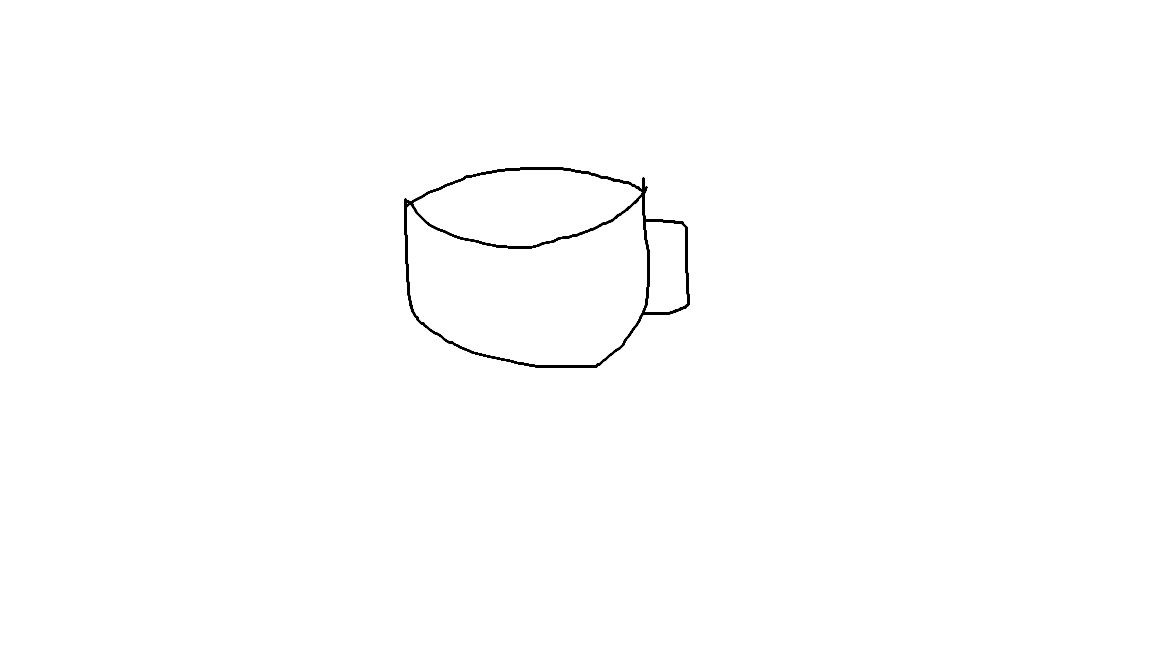
#> input picture samples/sketches/mug.png, 1152 x 648 px, found by its file name
$ python run_p1_p2.py samples/sketches/mug.png
#> lines starting #> are read from the running program, lines starting #| are printed output that depends on the picture; after the words box and inside, x2 and y2 are one past the last pixel; in counts of white or black regions, pixels touching at a corner belong together
#> in prepare_sketch, img is the input picture: PIL image 1152x648 RGBA; mean R, G, B, A 253.8, 253.8, 253.8, 255
### src/preprocess.py
"""P2: Preprocessing.

    prepare_sketch(img)  -> RGB 512x512, WHITE strokes on BLACK (ControlNet scribble format)
    prepare_for_3d(img)  -> RGBA 512x512, background removed, object centred (for image-to-3D)

Shared contract:
    def prepare_sketch(img: Image.Image) -> Image.Image
    def prepare_for_3d(img: Image.Image) -> Image.Image

Edge cases raise readable exceptions (both subclass ValueError) that P4 can show in the UI:
    EmptySketchError   blank canvas / invisible strokes / drawing far too small
    SegmentationError  no object could be found in the image
"""
from __future__ import annotations

import logging

import cv2
import numpy as np
from PIL import Image, ImageOps

log = logging.getLogger(__name__)

SKETCH_SIZE = 512
SKETCH_MARGIN = 0.15          # empty margin around the drawing, per side (fraction of drawing size)
MIN_CONTRAST = 30             # a sketch needs at least this much gray-level contrast
MIN_STROKE_FRACTION = 0.0003  # strokes must cover at least this fraction of the canvas
MIN_STROKE_EXTENT_PX = 12     # drawing must be at least this many pixels wide or tall
MIN_FOREGROUND_FRACTION = 0.01  # a cut-out smaller than 1% of the image counts as "failed"


class EmptySketchError(ValueError):
    """The sketch is blank, too faint, or too small to use."""


class SegmentationError(ValueError):
    """No foreground object could be isolated from the image."""


_rembg_session = None


def _to_pil(img) -> Image.Image:
    if isinstance(img, np.ndarray):
        return Image.fromarray(img)
    if not isinstance(img, Image.Image):
        raise TypeError("Expected a PIL image or numpy array.")
    return img


def _flatten_to_rgb(img: Image.Image) -> Image.Image:
    """Composite transparency onto white and return RGB."""
    if img.mode == "P" and "transparency" in img.info:
        img = img.convert("RGBA")
    if img.mode in ("RGBA", "LA"):
        rgba = img.convert("RGBA")
        bg = Image.new("RGBA", rgba.size, (255, 255, 255, 255))
        return Image.alpha_composite(bg, rgba).convert("RGB")
    return img.convert("RGB")


# ----------------------------------------------------------------------------
# prepare_sketch
# ----------------------------------------------------------------------------
def _border_median(gray: np.ndarray) -> float:
    b = max(2, int(0.02 * min(gray.shape)))
    border = np.concatenate([gray[:b].ravel(), gray[-b:].ravel(),
                             gray[:, :b].ravel(), gray[:, -b:].ravel()])
    return float(np.median(border))


def _stroke_mask(img: Image.Image) -> np.ndarray:
    """uint8 mask, 255 where there are strokes, for any kind of user sketch."""
    if img.mode == "P" and "transparency" in img.info:
        img = img.convert("RGBA")
    if img.mode in ("RGBA", "LA"):
        rgba = img.convert("RGBA")
        alpha = np.array(rgba.getchannel("A"))
#> alpha: shape (648, 1152); every value is 255
        if (alpha < 10).mean() > 0.30:
            # transparent canvas (e.g. Gradio sketchpad): the strokes live in the alpha channel,
            # whatever colour the brush had
            return np.where(alpha > 40, 255, 0).astype(np.uint8)
        img = Image.alpha_composite(Image.new("RGBA", rgba.size, (255, 255, 255, 255)), rgba)

    gray = np.array(img.convert("L"))
    gray = cv2.GaussianBlur(gray, (3, 3), 0)                      # noise reduction
    if int(gray.max()) - int(gray.min()) < MIN_CONTRAST:
        raise EmptySketchError("The sketch looks empty. Please draw something first.")
    gray = np.array(ImageOps.autocontrast(Image.fromarray(gray), cutoff=1))  # contrast

    if _border_median(gray) > 127:
        # light paper, dark strokes: remove uneven lighting (e.g. a photo of paper), then invert
        k = max(15, (min(gray.shape) // 30) | 1)
#> k = 21
        kernel = cv2.getStructuringElement(cv2.MORPH_ELLIPSE, (k, k))
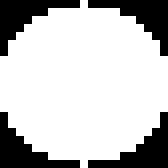
#> kernel: shape (21, 21) (shown 8 times larger); values 0 (black) and 1 (white), 75.5% white; 4 black regions, box (x1, y1, x2, y2) and area: (0, 0, 10, 7) 27, (11, 0, 21, 7) 27, (0, 14, 10, 21) 27, (11, 14, 21, 21) 27
        paper = cv2.morphologyEx(gray, cv2.MORPH_CLOSE, kernel)
        gray = 255 - cv2.divide(gray, np.maximum(paper, 1), scale=255)
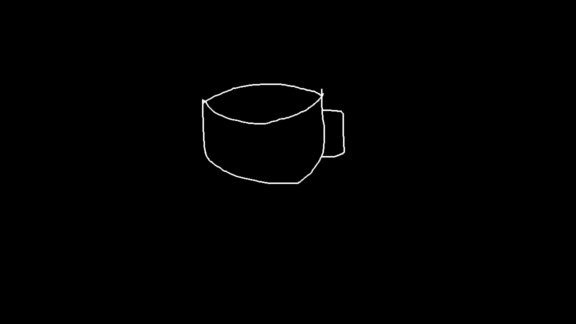
#> gray: shape (648, 1152) (shown at 1/2 size); min 0, max 255, mean 1.2
    # now strokes are bright
    _, mask = cv2.threshold(gray, 0, 255, cv2.THRESH_BINARY + cv2.THRESH_OTSU)
#> mask: shape (648, 1152); 0.48% white; 1 white region, box (x1, y1, x2, y2) and area: (404, 167, 690, 368) 3595
    return mask


def _remove_specks(mask: np.ndarray) -> np.ndarray:
    n, labels, stats, _ = cv2.connectedComponentsWithStats(mask, connectivity=8)
#> n = 2; stats = [[0, 0, 1152, 648, 742901], [404, 167, 286, 201, 3595]]
    min_area = max(12, int(5e-5 * mask.size))
    keep = np.zeros_like(mask)
    for i in range(1, n):
        if stats[i, cv2.CC_STAT_AREA] >= min_area:
            keep[labels == i] = 255
    return keep


def prepare_sketch(img, size: int = SKETCH_SIZE, white_on_black: bool = True) -> Image.Image:
    """Any sketch (drawn or uploaded) -> clean, centred, square scribble image.

    Steps: transparency handling, noise reduction, contrast adjustment, polarity detection
    (dark-on-light or light-on-dark), thresholding, speck removal, crop to the drawing,
    square padding with margin, resize, stroke thickening.
    """
    img = _to_pil(img)
    mask = _remove_specks(_stroke_mask(img))

    if (mask > 0).mean() < MIN_STROKE_FRACTION:
        raise EmptySketchError("The sketch looks empty or too faint. Please draw with a darker brush.")

    ys, xs = np.where(mask > 0)
#> ys = 3595 values from 167 to 367; xs = 3595 values, max 689 at index 2509, min 404 at index 807, mean 551.2
    y0, y1, x0, x1 = ys.min(), ys.max() + 1, xs.min(), xs.max() + 1
#> y0 = 167; y1 = 368; x0 = 404; x1 = 690
    h, w = y1 - y0, x1 - x0
#> h = 201; w = 286
    if max(h, w) < MIN_STROKE_EXTENT_PX:
        raise EmptySketchError("The drawing is too small. Please draw larger.")

    crop = mask[y0:y1, x0:x1]
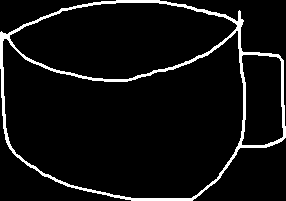
#> crop: shape (201, 286); 6.3% white; 1 white region, box (x1, y1, x2, y2) and area: (0, 0, 286, 201) 3595
    side = int(round(max(h, w) * (1 + 2 * SKETCH_MARGIN)))
#> side = 372
    canvas = np.zeros((side, side), dtype=np.uint8)
    oy, ox = (side - h) // 2, (side - w) // 2
#> oy = 85; ox = 43
    canvas[oy:oy + h, ox:ox + w] = crop
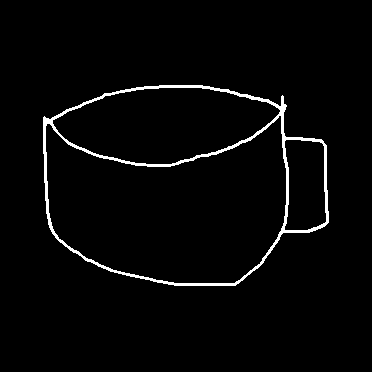
#> canvas: shape (372, 372); 2.6% white; 1 white region, box (x1, y1, x2, y2) and area: (43, 85, 329, 286) 3595

    interp = cv2.INTER_AREA if side > size else cv2.INTER_CUBIC
#> interp = 2
    out = cv2.resize(canvas, (size, size), interpolation=interp)
    out = ((out > 40) * 255).astype(np.uint8)          # low threshold keeps thin lines alive
#> out: shape (512, 512); 3.2% white; 1 white region, box (x1, y1, x2, y2) and area: (59, 117, 453, 394) 8301
    out = cv2.dilate(out, np.ones((3, 3), np.uint8), iterations=1)
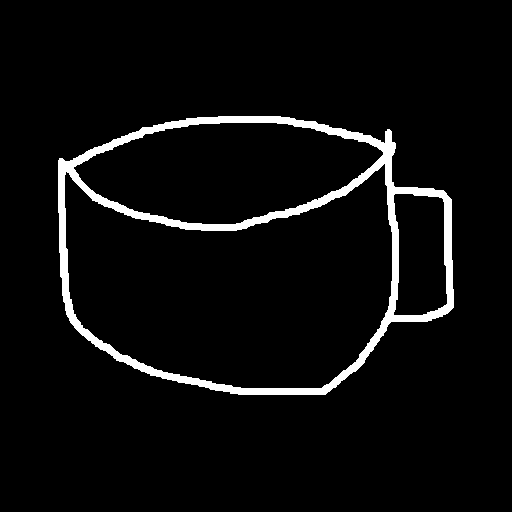
#> out: shape (512, 512); 4.6% white; 1 white region, box (x1, y1, x2, y2) and area: (58, 116, 454, 395) 12153
    if not white_on_black:
        out = 255 - out
    return Image.fromarray(out).convert("RGB")


# ----------------------------------------------------------------------------
# prepare_for_3d
# ----------------------------------------------------------------------------
def _coverage(rgba: Image.Image) -> float:
    return float((np.array(rgba.getchannel("A")) > 128).mean())


def _rembg_cutout(rgb: Image.Image):
    global _rembg_session
    try:
        from rembg import new_session, remove
        if _rembg_session is None:
            _rembg_session = new_session("u2net")
        return remove(rgb, session=_rembg_session).convert("RGBA")
    except ImportError:
        log.warning("rembg not installed (pip install rembg onnxruntime); using colour-difference fallback")
    except Exception as e:  # never crash the pipeline on a segmentation hiccup
        log.warning("rembg failed (%s); using colour-difference fallback", e)
    return None


# [15 lines left out: function _background_difference_cutout, not called in this run]


def _cutout(img: Image.Image, use_rembg: bool) -> Image.Image:
    if img.mode in ("RGBA", "LA"):
        rgba = img.convert("RGBA")
        transparent = (np.array(rgba.getchannel("A")) < 10).mean()
        if 0.05 < transparent < 0.95:       # the image already has a real cut-out
            return rgba
    rgb = _flatten_to_rgb(img)
    if use_rembg:
        out = _rembg_cutout(rgb)
        if out is not None and _coverage(out) >= MIN_FOREGROUND_FRACTION:
            return out
        if out is not None:
            log.warning("rembg removed (almost) everything; trying colour-difference fallback")
    out = _background_difference_cutout(rgb)
    if _coverage(out) < MIN_FOREGROUND_FRACTION:
        raise SegmentationError(
            "Could not find an object in the generated image. Try a clearer sketch or add a text prompt.")
    return out


# [17 lines left out: function _keep_main_components, not called in this run]


def prepare_for_3d(img, size: int = 512, fill_ratio: float = 0.85,
                   background=None, use_rembg: bool = True) -> Image.Image:
    """Generated image -> object-only RGBA, cropped to the object and centred.

    size        output is size x size
    fill_ratio  the object's longest side fills this fraction of the frame (0.85 suits TripoSR)
    background  None -> transparent RGBA (default, per contract);
                (r, g, b) -> RGB image on that colour, e.g. (128, 128, 128) for TripoSR
    """
    img = _to_pil(img)
    rgba = _keep_main_components(_cutout(img, use_rembg))

    mask = rgba.getchannel("A").point(lambda v: 255 if v > 16 else 0)
    bbox = mask.getbbox()
    if bbox is None:
        raise SegmentationError("No foreground object found.")

    obj = rgba.crop(bbox)
    w, h = obj.size
    scale = int(size * fill_ratio) / max(w, h)
    new_size = (max(1, round(w * scale)), max(1, round(h * scale)))
    # resize in premultiplied alpha to avoid dark/white halos at the edges
    obj = obj.convert("RGBa").resize(new_size, Image.LANCZOS).convert("RGBA")

    canvas = Image.new("RGBA", (size, size), (255, 255, 255, 0))
    canvas.paste(obj, ((size - new_size[0]) // 2, (size - new_size[1]) // 2))

    if background is not None:
        bg = Image.new("RGBA", (size, size), tuple(background) + (255,))
        return Image.alpha_composite(bg, canvas).convert("RGB")
    return canvas

### src/sketch_to_image.py
"""P1: Sketch understanding and generation (v2: works from the sketch alone).

generate_image(sketch, prompt) -> clean, centred, single-object image on a
PURE WHITE background, ready for background removal / image-to-3D.

How it works without a prompt:
    1. The sketch is cleaned and converted to white-strokes-on-black (ControlNet format).
    2. If no prompt is given, CLIP (zero-shot, runs on CPU) recognises WHAT the sketch
       shows ("mug", "chair", "car", ...) and builds the prompt "a mug, ..." itself.
    3. SD 1.5 + ControlNet (scribble) generates a product-style image.
    4. rembg cuts out the object and composites it on pure white (255,255,255).

Contract (shared with the team):
    def generate_image(sketch: Image.Image, prompt: str | None = None) -> Image.Image

Extras:
    infer_label(sketch) -> (label, confidence)   # P4 can show "Detected: mug"
    unload_model()                               # frees VRAM before the 3D model loads
    MOCK_MODE (config.MOCK_MODE or env SKETCH2SHAPE_MOCK=1)
    LOW_VRAM  (config.LOW_VRAM  or env SKETCH2SHAPE_LOW_VRAM=1)
"""
from __future__ import annotations

import gc
import logging
import os
import time
from pathlib import Path

import numpy as np
from PIL import Image, ImageFilter, ImageOps

try:  # config.py is owned by P4; fall back to defaults if it is not there yet
    import config  # type: ignore
except ImportError:  # pragma: no cover
    config = None

log = logging.getLogger(__name__)

SD_MODEL_ID = "stable-diffusion-v1-5/stable-diffusion-v1-5"
CONTROLNET_ID = "lllyasviel/control_v11p_sd15_scribble"
CLIP_ID = "openai/clip-vit-base-patch32"

STYLE_SUFFIX = (
    "single isolated object, view from slightly above showing the open top and inside, "
    "centered, matte finish, flat even diffuse lighting, soft uniform colors, "
    "no reflections, no highlights, no shadows, pure white background, high detail"
)
NEGATIVE_PROMPT = (
    "multiple objects, extra objects, saucer, plate, coaster, table, floor, "
    "shadow, harsh shadows, glossy, shiny, reflective, specular highlights, "
    "dark, gray background, colored background, text, watermark, logo, "
    "blurry, low quality, cropped, out of frame, cluttered background, people, hands"
)
FALLBACK_SUBJECT = "a simple object"
CLIP_MIN_CONF = 0.15  # below this we do not trust the detected label

# Tune these (log results in docs/p1_experiments.md)
DEFAULT_STEPS = 25
DEFAULT_GUIDANCE = 7.5
DEFAULT_CONDITIONING_SCALE = 0.7
IMG_SIZE = 512

# Objects CLIP can recognise from a sketch. Add your own categories here.
LABELS = [
    "mug", "cup", "teapot", "kettle", "bottle", "wine glass", "bowl", "plate", "vase",
    "chair", "armchair", "sofa", "stool", "table", "bench", "bed", "lamp", "desk lamp",
    "floor lamp", "candle", "clock", "alarm clock", "wristwatch", "backpack", "handbag",
    "suitcase", "umbrella", "hat", "shoe", "sneaker", "boot", "sandal", "glasses",
    "sunglasses", "headphones", "camera", "laptop", "computer monitor", "keyboard",
    "computer mouse", "smartphone", "tablet", "television", "radio", "speaker", "guitar",
    "violin", "piano", "drum", "trumpet", "car", "sports car", "truck", "bus", "van",
    "motorcycle", "bicycle", "scooter", "airplane", "helicopter", "rocket", "boat",
    "sailboat", "ship", "train", "tractor", "house", "castle", "lighthouse", "tent",
    "tower", "bridge", "door", "window", "key", "scissors", "hammer", "screwdriver",
    "wrench", "axe", "saw", "knife", "fork", "spoon", "pencil", "pen", "book", "envelope",
    "trophy", "crown", "sword", "shield", "robot", "teddy bear", "toy car", "rubber duck",
    "doll", "cat", "dog", "horse", "cow", "pig", "sheep", "elephant", "lion", "giraffe",
    "rabbit", "bird", "owl", "penguin", "duck", "fish", "shark", "dolphin", "whale",
    "turtle", "snake", "frog", "butterfly", "bee", "spider", "dinosaur", "dragon",
    "apple", "banana", "pineapple", "strawberry", "watermelon", "pear", "carrot",
    "mushroom", "pumpkin", "cake", "ice cream cone", "pizza", "hamburger", "cupcake",
    "flower", "rose", "tree", "cactus", "potted plant", "star", "heart", "moon",
    "light bulb", "bell", "anchor", "balloon", "gift box", "treasure chest", "basket",
    "bucket", "barrel", "fan", "toaster", "microwave", "refrigerator", "washing machine",
    "bathtub", "toilet", "sink", "faucet", "fireplace", "ladder", "skateboard",
    "football", "basketball", "tennis racket", "dumbbell", "helmet", "glove",
    "t-shirt", "dress", "jacket",
]

_pipe = None
_clip = None
_rembg_session = None


def _flag(name: str, env: str, default: bool = False) -> bool:
    if os.environ.get(env) is not None:
        return os.environ[env] == "1"
    return bool(getattr(config, name, default))


def _mock_mode() -> bool:
    return _flag("MOCK_MODE", "SKETCH2SHAPE_MOCK")


def _low_vram() -> bool:
    return _flag("LOW_VRAM", "SKETCH2SHAPE_LOW_VRAM")


# ----------------------------------------------------------------------------
# 1. Input handling
# ----------------------------------------------------------------------------
def _to_scribble(img: Image.Image, size: int = IMG_SIZE) -> Image.Image:
    """Make any sketch look like what scribble ControlNet expects:
    WHITE strokes on a BLACK background, square, size x size, RGB."""
#> called with size = 512
    if img.mode in ("RGBA", "LA") or (img.mode == "P" and "transparency" in img.info):
        img = img.convert("RGBA")
        bg = Image.new("RGBA", img.size, (255, 255, 255, 255))
        img = Image.alpha_composite(bg, img)
    g = np.array(img.convert("L"))
    if g.mean() > 127:  # dark strokes on light paper -> invert
        g = 255 - g
    g = ((g > 40) * 255).astype(np.uint8)

    if (g > 0).mean() < 0.0005:
        raise ValueError("The sketch looks empty. Please draw something first.")

    # crop to the drawn strokes, then pad to a square with a margin
    ys, xs = np.where(g > 0)
#> ys = 12153 values from 116 to 394; xs = 12153 values, max 453 at index 8379, min 58 at index 2644, mean 260.9
    y0, y1, x0, x1 = ys.min(), ys.max() + 1, xs.min(), xs.max() + 1
#> y0 = 116; y1 = 395; x0 = 58; x1 = 454
    g = g[y0:y1, x0:x1]
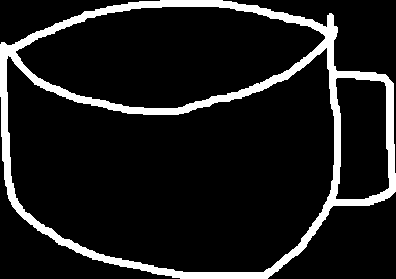
#> g: shape (279, 396); 11% white; 1 white region, box (x1, y1, x2, y2) and area: (0, 0, 396, 279) 12153
    h, w = g.shape
    side = int(max(h, w) * 1.3)
    canvas = np.zeros((side, side), dtype=np.uint8)
    oy, ox = (side - h) // 2, (side - w) // 2
    canvas[oy:oy + h, ox:ox + w] = g
#> canvas: shape (514, 514); 4.6% white; 1 white region, box (x1, y1, x2, y2) and area: (59, 117, 455, 396) 12153

    out = Image.fromarray(canvas).resize((size, size), Image.LANCZOS)
#> out: PIL image 512x512 L
    out = out.filter(ImageFilter.MaxFilter(3))  # thicken thin strokes
    return out.convert("RGB")


# ----------------------------------------------------------------------------
# 2. Sketch understanding (CLIP zero-shot, CPU) -> prompt without user input
# ----------------------------------------------------------------------------
# [129 lines left out: functions _load_clip, infer_label, build_prompt, _load_pipe, unload_model, _force_white_background, not called in this run]


# ----------------------------------------------------------------------------
# Public API
# ----------------------------------------------------------------------------
def generate_image(
    sketch: Image.Image,
    prompt: str | None = None,
    seed: int | None = 42,
    steps: int | None = None,
    guidance_scale: float | None = None,
    conditioning_scale: float | None = None,
    white_background: bool = True,
    auto_label: bool = True,
) -> Image.Image:
    """Sketch (+ optional prompt) -> 512x512 RGB product-style image on white."""
    cond = _to_scribble(sketch)

    if _mock_mode():
        mock = Path(__file__).resolve().parents[1] / "samples" / "outputs" / "mock_generated.png"
        if mock.exists():
            return Image.open(mock).convert("RGB").resize((IMG_SIZE, IMG_SIZE))
        return ImageOps.invert(cond)  # processed sketch as black strokes on white
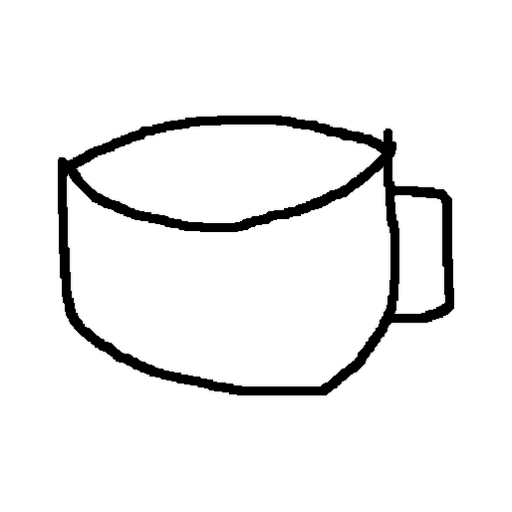
#> returned value: PIL image 512x512 RGB; min 0, max 255, mean 239.5

    import torch

    # --- understand the sketch when the user gave no prompt
        # --- understand the sketch (also used to complete short prompts)
    label = None
    if auto_label:
        try:
            lab, conf = infer_label(sketch)
            log.info("Detected from sketch: %s (confidence %.2f)", lab, conf)
            has_prompt = bool((prompt or "").strip())
            # be stricter when the user typed something, so a wrong guess cannot hijack it
            if conf >= (0.30 if has_prompt else CLIP_MIN_CONF):
                label = lab
        except Exception as e:
            log.warning("Sketch recognition failed (%s); using neutral prompt", e)

    full_prompt = build_prompt(prompt, label)
    log.info("Prompt: %s", full_prompt)

    pipe = _load_pipe()
    scale = DEFAULT_CONDITIONING_SCALE if conditioning_scale is None else conditioning_scale

    # [14 lines left out: function _run, not called in this run]

    t0 = time.time()
    try:
        img = _run()
    except torch.cuda.OutOfMemoryError:  # one retry after freeing cached memory
        log.warning("CUDA out of memory; clearing cache and retrying once")
        gc.collect()
        torch.cuda.empty_cache()
        img = _run()
    log.info("Diffusion took %.1fs", time.time() - t0)

    img = img.convert("RGB")
    if white_background:
        img = _force_white_background(img)
    return img

# ----------------------------------------------------------------------------
# Best-of-N generation (candidate scoring)
# ----------------------------------------------------------------------------
# [108 lines left out: functions _diffuse, _clip_label_probs, _fidelity, generate_best_image, not called in this run]

### scripts/run_p1_p2.py
"""P1 + P2 together: sketch -> prepare_sketch -> generate_image -> prepare_for_3d.
(P3's reconstruct() and P2's validate_and_export() then take it from there.)

    python scripts/run_p1_p2.py samples/sketches/mug.png
    python scripts/run_p1_p2.py samples/sketches/mug.png --prompt "red metal"
Windows PowerShell low-VRAM mode:  $env:SKETCH2SHAPE_LOW_VRAM="1"
"""
import argparse
import logging
import sys
import time
from pathlib import Path

sys.path.insert(0, str(Path(__file__).resolve().parents[1]))

from PIL import Image  # noqa: E402

from src.preprocess import prepare_for_3d, prepare_sketch  # noqa: E402
from src.sketch_to_image import generate_image  # noqa: E402

logging.basicConfig(level=logging.INFO, format="%(message)s")


def main():
    ap = argparse.ArgumentParser()
    ap.add_argument("sketch")
    ap.add_argument("--prompt", default=None)
    ap.add_argument("--seed", type=int, default=42)
    ap.add_argument("--outdir", default="outputs")
    args = ap.parse_args()

    out = Path(args.outdir)
    out.mkdir(parents=True, exist_ok=True)
    t0 = time.time()

    sketch = prepare_sketch(Image.open(args.sketch))            # P2
    sketch.save(out / "step1_sketch.png")
    image = generate_image(sketch, args.prompt, seed=args.seed)  # P1
    image.save(out / "step2_generated.png")
    ready = prepare_for_3d(image)                                # P2 (transparent RGBA)
    ready.save(out / "step3_for_3d.png")
    prepare_for_3d(image, background=(128, 128, 128)).save(out / "step3_for_3d_gray.png")

    print(f"Done in {time.time() - t0:.1f}s -> {out}/step1_sketch.png, step2_generated.png, step3_for_3d*.png")


if __name__ == "__main__":
    main()
#> (the call stopped at in _rembg_cutout, `_rembg_session = new_session("u2net")`: rembg is not available in this run)
